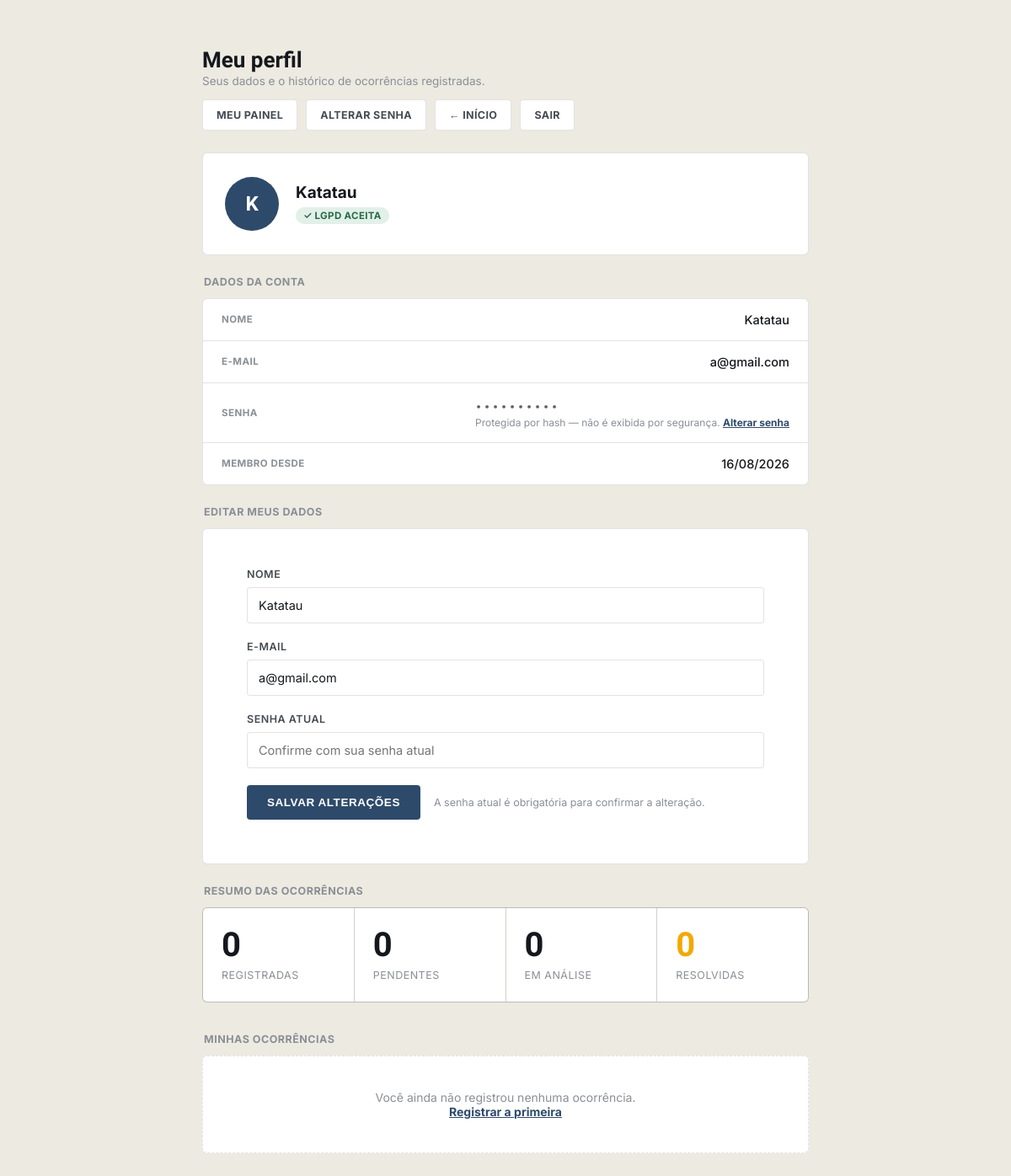
Before: /php/perfil.php (signed in) with the older database file.
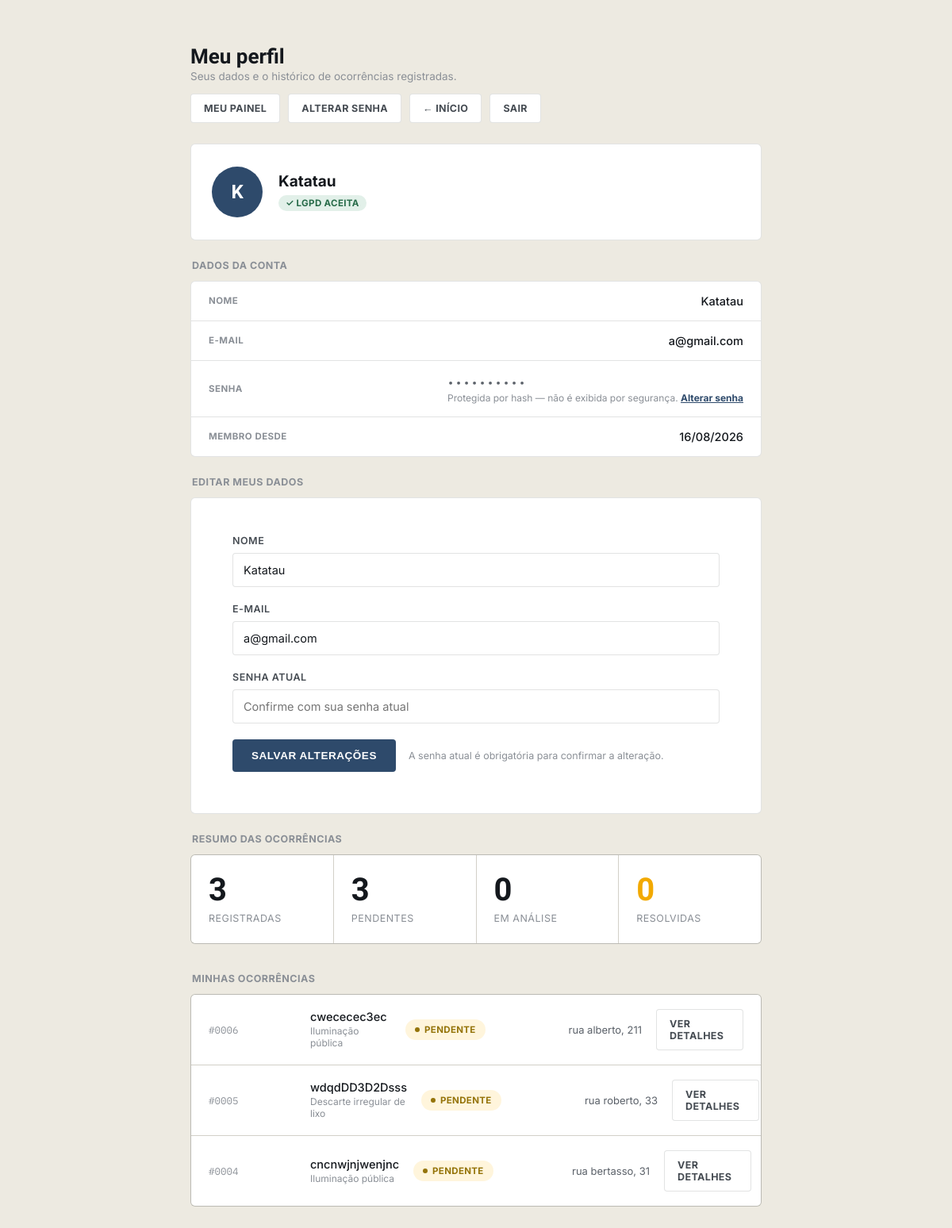
After: the same page with the newer database file.
### tables this page shows
CREATE TABLE `usuarios` (
  `id` int(11) NOT NULL,
  `nome` varchar(150) NOT NULL,
  `email` varchar(150) NOT NULL,
  `senha_hash` varchar(255) NOT NULL,
  `aceite_lgpd` tinyint(1) NOT NULL DEFAULT 0,
  `criado_em` datetime NOT NULL DEFAULT current_timestamp(),
  `tipo` enum('cidadao','admin') NOT NULL DEFAULT 'cidadao'
);

CREATE TABLE `ocorrencias` (
  `id` int(11) NOT NULL,
  `usuario_id` int(11) NOT NULL,
  `categoria` varchar(80) NOT NULL,
  `bairro` varchar(120) NOT NULL,
  `endereco` varchar(200) NOT NULL,
  `descricao` text NOT NULL,
  `foto_path` varchar(255) DEFAULT NULL,
  `status` enum('pendente','em_analise','resolvido') NOT NULL DEFAULT 'pendente',
  `recado_adm` text DEFAULT NULL,
  `recado_atualizado_em` datetime DEFAULT NULL,
  `criado_em` datetime NOT NULL DEFAULT current_timestamp()
);

### php/perfil.php (the view, shortened to what this page needs)
<?php
require __DIR__ . '/config.php';
$ehAdmin = (isset($_SESSION['tipo']) ? $_SESSION['tipo'] : 'cidadao') === 'admin';
$stmtUsuario = $pdo->prepare('SELECT nome, email, senha_hash, aceite_lgpd, criado_em FROM usuarios WHERE id = ?');
$stmtUsuario->execute([$_SESSION['usuario_id']]);
$usuario = $stmtUsuario->fetch();
$nomeValor   = $usuario['nome'];
$emailValor  = $usuario['email'];
if ($ehAdmin) {
    $ocorrencias = [];
    $total = $pendentes = $emAnalise = $resolvidas = 0;
} else {
    $stmt = $pdo->prepare('SELECT id, categoria, bairro, endereco, descricao, status, criado_em FROM ocorrencias WHERE usuario_id = ? ORDER BY criado_em DESC');
    $stmt->execute([$_SESSION['usuario_id']]);
    $ocorrencias = $stmt->fetchAll();
    $total      = count($ocorrencias);
    $pendentes  = 0;
    $emAnalise  = 0;
    $resolvidas = 0;
    foreach ($ocorrencias as $o) {
        if ($o['status'] === 'pendente')   $pendentes++;
    }
}
$statusInfo = [
    'pendente'    => ['label' => 'Pendente',    'classe' => 'pendente'],
    'em_analise'  => ['label' => 'Em análise',  'classe' => 'analise'],
    'resolvido'   => ['label' => 'Resolvido',   'classe' => 'resolvido'],
];
$membroDesde = date('d/m/Y', strtotime($usuario['criado_em']));
$iniciais = '';
foreach (array_slice(explode(' ', trim($usuario['nome'])), 0, 2) as $parte) {
    $iniciais .= mb_strtoupper(mb_substr($parte, 0, 1));
}
?>
<!DOCTYPE html>
<html lang="pt-BR">
<head>
<link rel="stylesheet" href="../style.css">
</head>
<body style="background:var(--concrete);">
<div class="perfil-wrap">
  <div class="perfil-top">
    <div>
      <h1>Meu perfil</h1>
      <div class="sub"><?= $ehAdmin ? 'Seus dados de administrador.' : 'Seus dados e o histórico de ocorrências registradas.' ?></div>
    </div>
    <div class="perfil-actions">
      <?php if ($ehAdmin): ?>
        <a class="btn-line" href="paineladm.php">Painel administrativo</a>
      <?php else: ?>
        <a class="btn-line" href="painel.php">Meu painel</a>
      <?php endif; ?>
      <a class="btn-line" href="alterar_senha.php">Alterar senha</a>
      <a class="btn-line" href="../index.php">&larr; Início</a>
      <a class="btn-line" href="logout.php">Sair</a>
    </div>
  </div>
  <div class="perfil-card">
    <div class="perfil-avatar"><?= htmlspecialchars($iniciais ?: '?') ?></div>
    <div class="perfil-id">
      <div class="nome"><?= htmlspecialchars($usuario['nome']) ?></div>
      <?php if ($ehAdmin): ?>
        <span class="selo" style="color:#5B6169; background:rgba(91,97,105,0.12);">Administrador</span>
      <?php elseif ((int) $usuario['aceite_lgpd'] === 1): ?>
        <span class="selo">✓ LGPD aceita</span>
      <?php endif; ?>
    </div>
  </div>
  <div class="section-label">Dados da conta</div>
  <div class="info-grid">
    <div class="info-row">
      <span class="label">Nome</span>
      <span class="value"><?= htmlspecialchars($usuario['nome']) ?></span>
    </div>
    <div class="info-row">
      <span class="label">E-mail</span>
      <span class="value"><?= htmlspecialchars($usuario['email']) ?></span>
    </div>
    <div class="info-row">
      <span class="label">Senha</span>
      <div>
        <span class="value mono">••••••••••</span>
        <div class="info-hint">Protegida por hash — não é exibida por segurança. <a href="alterar_senha.php" style="color:var(--municipal); font-weight:700;">Alterar senha</a></div>
      </div>
    </div>
    <div class="info-row">
      <span class="label">Membro desde</span>
      <span class="value"><?= $membroDesde ?></span>
    </div>
  </div>
  <div class="section-label">Editar meus dados</div>
  <div class="edit-card">
    <form class="plain-form" method="POST" action="perfil.php" novalidate>
      <div class="field">
        <label for="nome">Nome</label>
        <input id="nome" name="nome" type="text" value="<?= htmlspecialchars($nomeValor) ?>" required>
      </div>
      <div class="field">
        <label for="email">E-mail</label>
        <input id="email" name="email" type="email" value="<?= htmlspecialchars($emailValor) ?>" required>
      </div>
      <div class="field">
        <label for="senha_atual">Senha atual</label>
        <input id="senha_atual" name="senha_atual" type="password" placeholder="Confirme com sua senha atual" required>
      </div>
      <div class="submit-row">
        <button class="btn-solid" type="submit">Salvar alterações</button>
        <span class="form-note">A senha atual é obrigatória para confirmar a alteração.</span>
      </div>
    </form>
  </div>
  <?php if (!$ehAdmin): ?>
  <div class="section-label">Resumo das ocorrências</div>
  <div class="stats-grid">
    <div class="stat">
      <div class="num"><?= $total ?></div>
      <div class="label">Registradas</div>
    </div>
    <div class="stat">
      <div class="num"><?= $pendentes ?></div>
      <div class="label">Pendentes</div>
    </div>
    <div class="stat">
      <div class="num"><?= $emAnalise ?></div>
      <div class="label">Em análise</div>
    </div>
    <div class="stat accent">
      <div class="num"><?= $resolvidas ?></div>
      <div class="label">Resolvidas</div>
    </div>
  </div>
  <div class="section-label">Minhas ocorrências</div>
  <?php if (empty($ocorrencias)): ?>
    <div class="empty-state">
      Você ainda não registrou nenhuma ocorrência.
      <br><a href="Registrar.php" style="color:var(--municipal); font-weight:700;">Registrar a primeira</a>
    </div>
  <?php else: ?>
    <div class="card-list">
      <?php foreach ($ocorrencias as $o): ?>
        <?php $info = $statusInfo[$o['status']]; ?>
        <div class="occ-card">
          <span class="proto-id mono">#<?= str_pad($o['id'], 4, '0', STR_PAD_LEFT) ?></span>
          <span class="desc"><?= htmlspecialchars($o['descricao']) ?><span class="cat"><?= htmlspecialchars($o['categoria']) ?></span></span>
          <span class="pill <?= $info['classe'] ?>"><?= $info['label'] ?></span>
          <span class="bairro"><?= htmlspecialchars($o['endereco']) ?></span>
          <a class="btn-line" style="justify-self:end;" href="ocorrencia.php?id=<?= $o['id'] ?>">Ver detalhes</a>
        </div>
      <?php endforeach; ?>
    </div>
  <?php endif; ?>
  <?php endif; ?>
</div>
</body>
</html>

### style.css (style rules this page uses)
:root { --asphalt:#14181D; --asphalt-2:#1D242B; --concrete:#EDEAE1; --concrete-2:#E1DCCF; --signal:#FFC53D; --signal-2:#F2A900; --municipal:#2E4A6B; --municipal-2:#3E6591; --alert:#E85A32; --ok:#3E9C6F; --ink:#14181D; --paper:#FBF9F4; --line: rgba(20,24,29,0.12); --line-light: rgba(251,249,244,0.16); }
* { box-sizing:border-box; margin:0; padding:0; }
html { scroll-behavior:smooth; }
body { background:var(--paper); color:var(--ink); font-family:'Inter', sans-serif; -webkit-font-smoothing:antialiased; overflow-x:hidden; }
h1,h2,h3,.display { font-family:'Big Shoulders Display', sans-serif; text-transform:uppercase; letter-spacing:0.01em; line-height:0.92; }
.mono { font-family:'IBM Plex Mono', monospace; }
a { color:inherit; }
.field input:invalid:not(:placeholder-shown) { border-color:var(--alert); }
.field { margin-bottom:20px; }
.field label { display:block; font-size:12.5px; font-weight:600; text-transform:uppercase; letter-spacing:0.04em; color:#454B52; margin-bottom:8px; }
.field select, .field textarea, .field input { width:100%; border:1px solid var(--line); border-radius:4px; padding:12px 13px; font-family:'Inter', sans-serif; font-size:14.5px; color:var(--ink); background:#fff; }
.submit-row { display:flex; align-items:center; gap:16px; margin-top:8px; flex-wrap:wrap; }
.btn-solid { background:var(--municipal); color:#fff; border:none; padding:13px 24px; border-radius:4px; font-size:13.5px; font-weight:700; text-transform:uppercase; letter-spacing:0.04em; cursor:pointer; transition:background .2s; }
.form-note { font-size:12.5px; color:#8A8F96; }
.card-list { display:flex; flex-direction:column; gap:1px; background:var(--line); border:1px solid var(--line); border-radius:6px; overflow:hidden; }
.occ-card { background:#fff; padding:18px 22px; display:grid; grid-template-columns:110px 1fr 160px 120px 110px; gap:18px; align-items:center; }
.occ-card .proto-id { font-family:'IBM Plex Mono', monospace; font-size:12.5px; color:#8A8F96; }
.occ-card .desc { font-size:14.5px; font-weight:500; }
.occ-card .desc .cat { display:block; font-size:12px; color:#8A8F96; font-weight:400; margin-top:2px; }
.pill { justify-self:start; font-size:11.5px; font-weight:700; text-transform:uppercase; letter-spacing:0.03em; padding:6px 12px; border-radius:20px; display:inline-flex; align-items:center; gap:6px; }
.pill::before { content:''; width:6px; height:6px; border-radius:50%; background:currentColor; }
.pill.pendente { background:rgba(255,197,61,0.18); color:#95740A; }
.occ-card .bairro { font-size:13px; color:#5B6169; text-align:right; }
.stats-grid { display:grid; grid-template-columns:repeat(4,1fr); gap:1px; background:var(--line); border:1px solid var(--line); border-radius:6px; overflow:hidden; margin-bottom:36px; }
.stat { background:#fff; padding:24px 22px; }
.stat .num { font-family:'Big Shoulders Display', sans-serif; font-size:40px; font-weight:800; line-height:1; }
.stat .label { margin-top:8px; font-size:12.5px; color:#8A8F96; text-transform:uppercase; letter-spacing:0.04em; }
.stat.accent .num { color:var(--signal-2); }
.plain-form { padding:22px 26px 28px; }

Changed rows visible on the page:
added ocorrencias: id "0006", descricao "cwececec3ec", categoria "Iluminação pública", status "PENDENTE", endereco "rua alberto, 211"
added ocorrencias: id "0005", descricao "wdqdDD3D2Dsss", categoria "Descarte irregular de lixo", status "PENDENTE", endereco "rua roberto, 33"
added ocorrencias: id "0004", descricao "cncnwjnjwenjnc", categoria "Iluminação pública", status "PENDENTE", endereco "rua bertasso, 31"
Other visible differences:
$total: "0" → "3"
$pendentes: "0" → "3"
text no longer shown: "Você ainda não registrou nenhuma ocorrência. Registrar a primeira"
